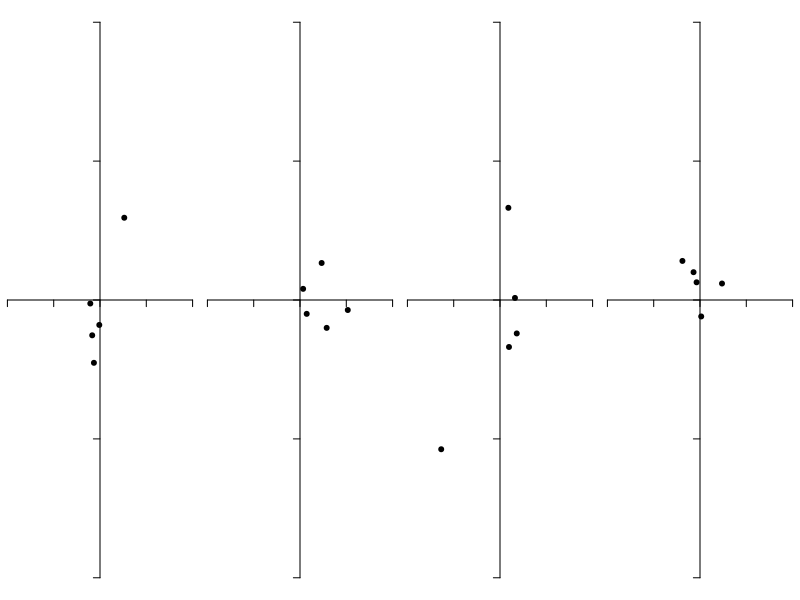

Reproduce this figure in R. (Note: a time limit stopped this script after it produced the figure.)
## ---- chunk 1
n <- 100000

bivariate_normal <- function(n, yoffset=0, eccentricity=0, flier_rate=0, flier_severity=3)
{
  d <- data.frame(u=runif(n), v=runif(n), z=runif(n))
  
  # Contaminated normal if fliers requested
  d$sd <- ifelse(d$z < flier_rate, flier_severity, 1)

  # Box-Muller transform
  d$r = d$sd * sqrt(-2 * log(d$u))
  d$x = d$r * cos(2 * pi * d$v)
  d$y = d$r * sin(2 * pi * d$v)

  # Offset and eccentricity
  d$y <- d$y * sqrt(1-eccentricity^2) + yoffset
  d$x <- d$x / sqrt(1-eccentricity^2)
  d$r <- sqrt(d$x^2 + d$y^2)
  return (d)
}

group_size <- function(h)
{
  n <- nrow(h) 
  if (n < 2) {
    return (0)
  }
  best_so_far <- sqrt((h$x[1]-h$x[2])*(h$x[1]-h$x[2])+(h$y[1]-h$y[2])*(h$y[1]-h$y[2]))
  for (i in 1:(n - 1)) {
    for (j in (i + 1):n) {
      candidate = sqrt((h$x[i]-h$x[j])*(h$x[i]-h$x[j])+(h$y[i]-h$y[j])*(h$y[i]-h$y[j]))
      if (best_so_far < candidate) {
        best_so_far = candidate
      }
    }
  }
  return (best_so_far)
}

# Radial miss at 10 yards with a bow, mm
experimental_data <- c(17,25,41,65,150,11,16,16,21,26,42,10,22,24,45,49,12,25,30,37,38,43,
44,54,10,17,34,42,44,20,23,28,33,34,38,10,18,20,27,35,37,37,49,52,
60,61,8,16,18,21,22,25,35,37,69,24,25,27,30,42,48,61,71,8,
10,11,11,13,27,28,31,40,73,8,14,20,21,34,36,36,37,43,43,46,
47,16,19,36,37,38,39,44,45,50,54,72,5,9,30,30,31,34,35,42,
45,47,52,130,5,10,16,19,23,23,29,34,36,37,40,42,1,7,7,9,11,
15,17,27,27,40,9,17,17,18,20,23,23,25,31,32,9,25,9,34,4,25,
8,20,9,23,15,18,19,19,6,58,21,24,31,5,10,21,9,9,27,220,12,
20,19,21,14,12,26,48,26,29,14,19,24,8,20,12,13,17,52,29,5,
19,23,34,23,19,32,8,19,24,52,26,16,8,1,14,9,12,20,14,13,40,
9,16,14,33,12,30,9,19,30,8,31,15,6,19,12,28,55,13,46,43,16,
16,10,16,12,20,33,10,4,42,37,4,75,29,6,24,14,11,35,2,21,5,
10,13,36,1,34,17,19,52,33,7,25,10,6,12,0,29,20,23,34,10,19,
27,15,25,14,13,10,21,28,44,36,17,31,32,11,15,24,13,14,13,8,
27,68,39,45,32,27,6,40,30,19,14,11,31,11,45,31,14,12,13,3,
17,34,33,14,6,7,16,17,10,26,104,57,38,9,4,10,3,25,32,44,36,
23,43,7,10,21,39,18,14,26);

experiment <- function(main=NA, ymax=3, yoffset=0, eccentricity=0, flier_rate=0, flier_severity=3, legendpos='topright', simulated=T)
{
  gs55 <- numeric(n)
  kr9 <- numeric(n)
  kr69 <- numeric(n)
  rr20 <- numeric(n)
  mle20 <- numeric(n)
  o <- numeric(n)
  hits55 <- 0
  hits9 <- 0
  hits69 <- 0
  hits20 <- 0
  hitsmle <- 0
  rr20_factor <- 1.76
  mle20_factor <- 0.3414341
  for (i in 1:n) {
    if (simulated) {
      e <- numeric(5);
      for (j in 1:5) {
        g <- bivariate_normal(5, yoffset, eccentricity, flier_rate, flier_severity);
        e[j] <- group_size(g);
      }
      gs55[i] <- 0.72 * mean(e); 
    }
    e <- numeric(2);
    f <- numeric(2);
    r <- numeric(2);
    r2 <- numeric(2);
    for (j in 1:2) {
      if (simulated) {
        g <- bivariate_normal(10, yoffset, eccentricity, flier_rate, flier_severity)$r
      } else {
        g <- sample(experimental_data, 10, replace=T);
      }
      g <- g[order(g)]
      e[j] <- g[6] + g[9];
      f[j] <- g[9];
      r[j] <- mean(g);
      r2[j] <- sum(g^2);
    }
    kr9[i] <- 1.15 * mean(f);
    kr69[i] <- 0.69 * mean(e);
    rr20[i] <- rr20_factor * mean(r);
    mle20[i] <- mle20_factor * sqrt(sum(r2));
    if (simulated) { 
      r <- bivariate_normal(1, yoffset, eccentricity, flier_rate, flier_severity)$r 
    } else {
      r <- sample(experimental_data, 1);
    }
    if (r < gs55[i]) {
      hits55 <- hits55 + 1;
    }
    if (r < kr9[i]) {
      hits9 <- hits9 + 1;
    }
    if (r < kr69[i]) {
      hits69 <- hits69 + 1;
    }
    if (r < rr20[i]) {
      hits20 <- hits20 + 1;
    }
    if (r < mle20[i]) {
      hitsmle <- hitsmle + 1;
    }
    o[i] <- r;
  }
  if (simulated) {
    hist55 <- hist(gs55, plot=F, breaks=50);
    plot(main=main, smooth.spline(hist55$mids, hist55$density), col='red', type='l', xlab='Estimated R90', ylab='PDF', xlim=c(0,5), ylim=c(0,ymax));
    hist9 <- hist(kr9, plot=F, breaks=50);
    lines(smooth.spline(hist9$mids, hist9$density), col='green', lty=2);
  } else {
    hist9 <- hist(kr9, plot=F, breaks=50);
    plot(main=main, smooth.spline(hist9$mids, hist9$density), col='green', type='l', lty=2, xlab='Estimated R90, mm', ylab='PDF', xlim=c(0,100), ylim=c(0,ymax));
  }
  hist69 <- hist(kr69, plot=F, breaks=50);
  lines(smooth.spline(hist69$mids, hist69$density), col='blue', lty=3);
  hist20 <- hist(rr20, plot=F, breaks=50);
  lines(smooth.spline(hist20$mids, hist20$density), col='cyan', lty=4);
  histmle <- hist(mle20, plot=F, breaks=50);
  lines(smooth.spline(histmle$mids, histmle$density), col='orange', lty=5);
  if (simulated) {
    actual_r90 <- quantile(o, probs=c(0.9));
  } else {
    actual_r90 <- quantile(experimental_data, probs=c(0.9));
  }
  abline(v=actual_r90, lty=5, col='grey')
  if (simulated) {
    legend(legendpos, inset=.05, c('5x5','2x10 (9)','2x10 (6&9)','Rayleigh 20','MLE 20','Actual'), lwd=2, lty=c(1,2,3,4,5,6), col=c('red','green','blue','cyan','orange','grey'), bty='n');
  } else {
    legend(legendpos, inset=.05, c('2x10 (9)','2x10 (6&9)','Rayleigh 20','MLE 20','Actual'), lwd=2, lty=c(2,3,4,5,6), col=c('green','blue','cyan','orange','grey'), bty='n');
  }
  hits55  <- 100*hits55/n;
  hits9   <- 100*hits9/n;
  hits69  <- 100*hits69/n;
  hits20  <- 100*hits20/n;
  hitsmle <- 100*hitsmle/n;
  rmse55 <- sqrt(sum((gs55 - actual_r90)^2)/n);
  rmse9  <- sqrt(sum((kr9  - actual_r90)^2)/n);
  rmse69 <- sqrt(sum((kr69 - actual_r90)^2)/n);
  rmse20 <- sqrt(sum((rr20 - actual_r90)^2)/n);
  rmsemle <- sqrt(sum((mle20 - actual_r90)^2)/n);
  mae55 <- sqrt(mean(abs(gs55 - actual_r90)));
  mae9  <- sqrt(mean(abs(kr9  - actual_r90)));
  mae69 <- sqrt(mean(abs(kr69 - actual_r90)));
  mae20 <- sqrt(mean(abs(rr20 - actual_r90)));
  maemle <- sqrt(mean(abs(mle20 - actual_r90)));
  data.frame( hits55, hits9, hits69, hits20, hitsmle
            , rmse55, rmse9, rmse69, rmse20, rmsemle
            , mae55,  mae9,  mae69,  mae20, maemle
            );
}

group_examples <- function(yoffset=0, eccentricity=0, flier_rate=0, flier_severity=3)
{
  old.par <- par(mfrow=c(1,4))
  par(mar=c(0,0,0,0))
  for (i in 1:4) {
    a <- bivariate_normal(5, yoffset, eccentricity, flier_rate, flier_severity)
    plot(a$x, a$y, type='p', xlim=c(-4,4), ylim=c(-4,4), axes=F, pch=19)
    axis(1, pos=0, labels=NA)
    axis(2, pos=0, labels=NA) 
  }
  par(old.par)
}
## ---- chunk 2
set.seed(42)
group_examples()
## ---- chunk 3
e <- experiment(main='Bivariate Normal Distribution', ymax=1.8);
## ---- chunk 4
set.seed(43)
group_examples(yoffset=1)
## ---- chunk 5
e <- experiment(main='Offset Zero', ymax=1.5, yoffset=1);
## ---- chunk 6
set.seed(44)
group_examples(flier_rate=0.05, flier_severity=5)
## ---- chunk 7
e <- experiment(main='Contaminated Normal Distribution', ymax=1.2, flier_rate=0.05, flier_severity=5);
## ---- chunk 8
set.seed(45)
group_examples(eccentricity=0.75)
## ---- chunk 9
e <- experiment(main='Unequal Variance', ymax=1.5, eccentricity=0.75);
## ---- chunk 10
set.seed(46)
group_examples(yoffset=1, eccentricity=0.75, flier_rate=0.05, flier_severity=5)
## ---- chunk 11
e <- experiment(main='All Factors', ymax=1, yoffset=1, eccentricity=0.75, flier_rate=0.05, flier_severity=5, legendpos='topleft');
## ---- chunk 12
e <- experiment(main='Actual Experimental Data', ymax=0.08, simulate=F, legendpos='topleft');
